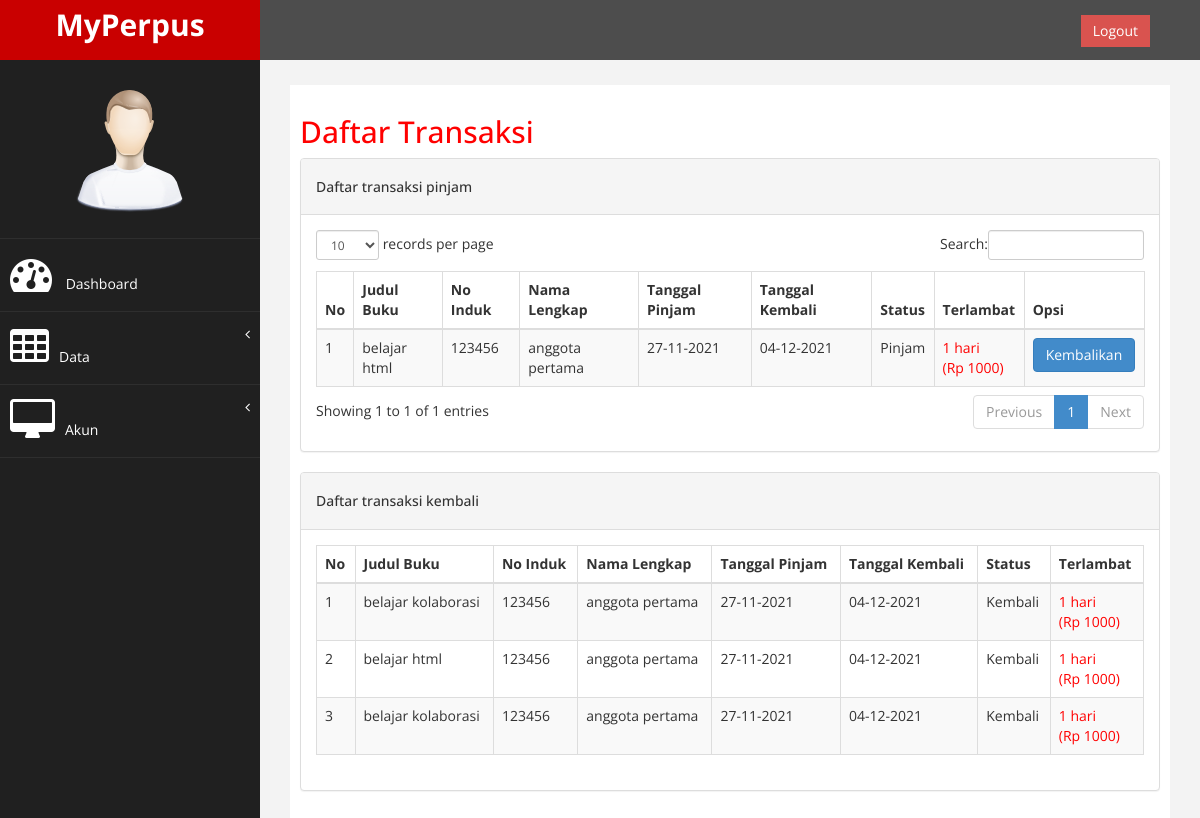
Screenshot of /halaman/operator/data/transaksi/transaksi_buku.php with the database file from the repository.
### tables this page shows
CREATE TABLE `tab_transaksi` (
  `id_transaksi` int(10) NOT NULL,
  `judul_buku` varchar(200) NOT NULL,
  `no_induk` varchar(10) NOT NULL,
  `nama_lengkap` varchar(100) NOT NULL,
  `tgl_pinjam` varchar(50) NOT NULL,
  `tgl_kembali` varchar(50) NOT NULL,
  `status` varchar(100) NOT NULL
);

### halaman/operator/data/transaksi/terlambat_kembali.php (called while the page is built)
<?php
function terlambat($tgl_dateline, $tgl_kembali) {
$tgl_dateline_pcs = explode ("-", $tgl_dateline);
$tgl_dateline_pcs = $tgl_dateline_pcs[2]."-".$tgl_dateline_pcs[1]."-".$tgl_dateline_pcs[0];
$tgl_kembali_pcs = explode ("-", $tgl_kembali);
$tgl_kembali_pcs = $tgl_kembali_pcs[2]."-".$tgl_kembali_pcs[1]."-".$tgl_kembali_pcs[0];
$selisih = strtotime ($tgl_kembali_pcs) - strtotime ($tgl_dateline_pcs);
$selisih = $selisih / 86400;
if ($selisih>=1) {
	$hasil_tgl = floor($selisih);
}
else {
	$hasil_tgl = 0;
}
return $hasil_tgl;
}
?>

### halaman/operator/data/transaksi/transaksi_buku.php (the view, shortened to what this page needs)
<!DOCTYPE html>
<html xmlns="http://www.w3.org/1999/xhtml">
<head>
    <link href="../../../assets/css/bootstrap.css" rel="stylesheet" />
    <link href="../../../assets/css/font-awesome.css" rel="stylesheet" />
    <link href="../../../assets/js/morris/morris-0.4.3.min.css" rel="stylesheet" />
    <link href="../../../assets/css/custom.css" rel="stylesheet" />
    <link href="../../../assets/js/dataTables/dataTables.bootstrap.css" rel="stylesheet" />
</head>
<body>
    <div id="wrapper">
        <nav class="navbar navbar-default navbar-cls-top " role="navigation" style="margin-bottom: 0">
            <div class="navbar-header">
                <a class="navbar-brand" href="dashboard.php">
                    MyPerpus
                </a>
            </div>
  <div style="color: white;
padding: 15px 50px 5px 50px;
float: right;
font-size: 16px;"><a href="../../../logout.php" class="btn btn-danger square-btn-adjust">Logout</a> </div>
        </nav>
                <nav class="navbar-default navbar-side" role="navigation">
            <div class="sidebar-collapse">
                <ul class="nav" id="main-menu">
				<li class="text-center">
                    <img src="../../../assets/img/find_user.png" class="user-image img-responsive"/>
					</li>
                    <li>
                        <a href="../../dashboard.php"><i class="fa fa-dashboard fa-3x"></i> Dashboard</a>
                    </li>
                    <li>
                        <a href="#"><i class="fa fa-table fa-3x"></i>Data<span class="fa arrow"></span></a>
                    </li>
                </ul>
                <li>
                        <a href="#"><i class="fa fa-desktop fa-3x"></i>Akun<span class="fa arrow"></span></a>
                    </li>
            </div>
        </nav>
        <div id="page-wrapper" >
            <div id="page-inner">
                <div class="row">
                    <div class="col-md-12">
                     <h2>Daftar Transaksi</h2>
                    </div>
                </div>
                 <div class="panel panel-default">
                <div class="panel-heading">
                    <h5>Daftar transaksi pinjam</h5>
                </div>
                        <div class="panel-body">
                            <div class="table-responsive">
                                <table class="table table-striped table-bordered table-hover" id="dataTables-example">
                                    <thead>
                                        <tr>
                                            <th>No</th>
                                            <th>Judul Buku</th>
                                            <th>No Induk</th>
                                            <th>Nama Lengkap</th>
                                            <th>Tanggal Pinjam</th>
                                            <th>Tanggal Kembali</th>
                                            <th>Status</th>
                                            <th>Terlambat</th>
                                            <th>Opsi</th>
                                        </tr>
                                    </thead>
                                    <tbody>
                                        <?php
                                        include "../../../../koneksi.php";
                                        $no = 1;
                                        $ambil = mysqli_query($koneksi,"SELECT*FROM tab_transaksi WHERE status='Pinjam'");
                                        while ($data = mysqli_fetch_array($ambil)) {
                                            ?>
                                            <tr class="odd gradeX">
                                                <td><?php echo $no++; ?></td>
                                                <td><?php echo $data['judul_buku']; ?></td>
                                                <td><?php echo $data['no_induk']; ?></td>
                                                <td><?php echo $data['nama_lengkap']; ?></td>
                                                <td><?php echo $data['tgl_pinjam']; ?></td>
                                                <td><?php echo $data['tgl_kembali']; ?></td>
                                                <td><?php echo $data['status']; ?></td>
                                                <td>
                                                <?php
                                                    include_once "terlambat_kembali.php";
                        	                        $denda = 1000;
                        	                        $tanggal_dateline = $data['tgl_kembali'];
                        	                        $tgl_kembali=date('Y-m-d');
                        	                        $lambat = terlambat($tanggal_dateline, $tgl_kembali);
                        	                        $denda1 = $lambat*$denda;
                        	                        if ($lambat>0) {
                        		                        echo "<font color='red'>$lambat hari<br>(Rp $denda1) </font>";
                        	                        }else{
                        		                        echo $lambat . "hari";
                        	                        }
                        	                        ?>
                                                </td>
                                                <td>
                                                    <a href="kembali.php?id=<?php echo $data['id_transaksi']; ?>"class="btn btn-primary">Kembalikan</a>
                                                </td>
                                            </tr>
                                            <?php
                                        }
                                        ?>
                                    </tbody>
                                </table>
                            </div>
                        </div>
                    </div>
                    <div class="panel panel-default">
                <div class="panel-heading">
                    <h5>Daftar transaksi kembali</h5>
                </div>
                        <div class="panel-body">
                            <div class="table-responsive">
                                <table class="table table-striped table-bordered table-hover" id="dataTables-example">
                                    <thead>
                                        <tr>
                                            <th>No</th>
                                            <th>Judul Buku</th>
                                            <th>No Induk</th>
                                            <th>Nama Lengkap</th>
                                            <th>Tanggal Pinjam</th>
                                            <th>Tanggal Kembali</th>
                                            <th>Status</th>
                                            <th>Terlambat</th>
                                        </tr>
                                    </thead>
                                    <tbody>
                                        <?php
                                        include "../../../../koneksi.php";
                                        $no = 1;
                                        $ambil = mysqli_query($koneksi,"SELECT*FROM tab_transaksi WHERE status='Kembali'");
                                        while ($data = mysqli_fetch_array($ambil)) {
                                            ?>
                                            <tr class="odd gradeX">
                                                <td><?php echo $no++; ?></td>
                                                <td><?php echo $data['judul_buku']; ?></td>
                                                <td><?php echo $data['no_induk']; ?></td>
                                                <td><?php echo $data['nama_lengkap']; ?></td>
                                                <td><?php echo $data['tgl_pinjam']; ?></td>
                                                <td><?php echo $data['tgl_kembali']; ?></td>
                                                <td><?php echo $data['status']; ?></td>
                                                <td>
                                                <?php
                                                    include_once "terlambat_kembali.php";
                        	                        $denda = 1000;
                        	                        $tanggal_dateline = $data['tgl_kembali'];
                        	                        $tgl_kembali=date('Y-m-d');
                        	                        $lambat = terlambat($tanggal_dateline, $tgl_kembali);
                        	                        $denda1 = $lambat*$denda;
                        	                        if ($lambat>0) {
                        		                        echo "<font color='red'>$lambat hari<br>(Rp $denda1) </font>";
                        	                        }else{
                        		                        echo $lambat . "hari";
                        	                        }
                        	                        ?>
                                                </td>
                                            </tr>
                                            <?php
                                        }
                                        ?>
                                    </tbody>
                                </table>
                            </div>
                        </div>
                    </div>
    </div>
            </div>
        </div>
</body>
</html>

### halaman/assets/css/custom.css (style rules this page uses)
body { font-family: 'Open Sans', sans-serif; }
#wrapper { width: 100%; background:#202020; }
#page-wrapper { padding: 15px 15px; min-height: 600px; background:#F3F3F3; }
#page-inner { width:100%; margin:10px 20px 10px 0px; background-color:#fff!important; padding:10px; min-height:1200px; }
.text-center { text-align:center; }
h2 { color: #f00; }
.square-btn-adjust { border: 0px solid transparent; -webkit-border-radius: 0px; -moz-border-radius: 0px; border-radius: 0px; }
.user-image { margin: 25px auto; -webkit-border-radius: 10px; -moz-border-radius: 10px; border-radius: 10px; max-height:170px; max-width:170px; }
.navbar-cls-top .navbar-brand { color: #fff; background: #C90000; width: 260px; text-align: center; height: 60px; font-size: 30px; font-weight: 700; }
.arrow { float: right; }
.fa.arrow:before { content: "\f104"; }
.sidebar-collapse , .sidebar-collapse .nav { background:none; }
.sidebar-collapse .nav { padding:0; }
.sidebar-collapse .nav > li > a { color:#fff; background:#202020; text-shadow:none; }
.sidebar-collapse > .nav > li > a { padding:15px 10px; }
.sidebar-collapse > .nav > li { border-bottom: 1px solid rgba(107, 108, 109, 0.19); }
.navbar-side { border:none; background-color: #202020; }
.navbar-cls-top { background:#4D4D4D; border-bottom:none; }
.navbar-default { border:0px solid black; }
.navbar-header { background: #A70303; }
.nav > li > a > i { margin-right:10px; }
@media (min-width:768px) { #page-wrapper { margin: 0 0 0 260px; padding: 15px 30px; min-height: 1200px; } }
@media (min-width:768px) { .navbar-side { z-index: 1; position: absolute; width: 260px; } }
@media (min-width:768px) { .navbar { border-radius: 0px; } }

### rows the page displays
tab_transaksi: judul_buku "belajar html", no_induk "123456", nama_lengkap "anggota pertama", tgl_pinjam "27-11-2021", tgl_kembali "04-12-2021", status "Pinjam", tgl_kembali "1", tgl_kembali "1000"
tab_transaksi: judul_buku "belajar kolaborasi", no_induk "123456", nama_lengkap "anggota pertama", tgl_pinjam "27-11-2021", tgl_kembali "04-12-2021", status "Kembali", tgl_kembali "1", tgl_kembali "1000"
tab_transaksi: judul_buku "belajar html", no_induk "123456", nama_lengkap "anggota pertama", tgl_pinjam "27-11-2021", tgl_kembali "04-12-2021", status "Kembali", tgl_kembali "1", tgl_kembali "1000"
tab_transaksi: judul_buku "belajar kolaborasi", no_induk "123456", nama_lengkap "anggota pertama", tgl_pinjam "27-11-2021", tgl_kembali "04-12-2021", status "Kembali", tgl_kembali "1", tgl_kembali "1000"
